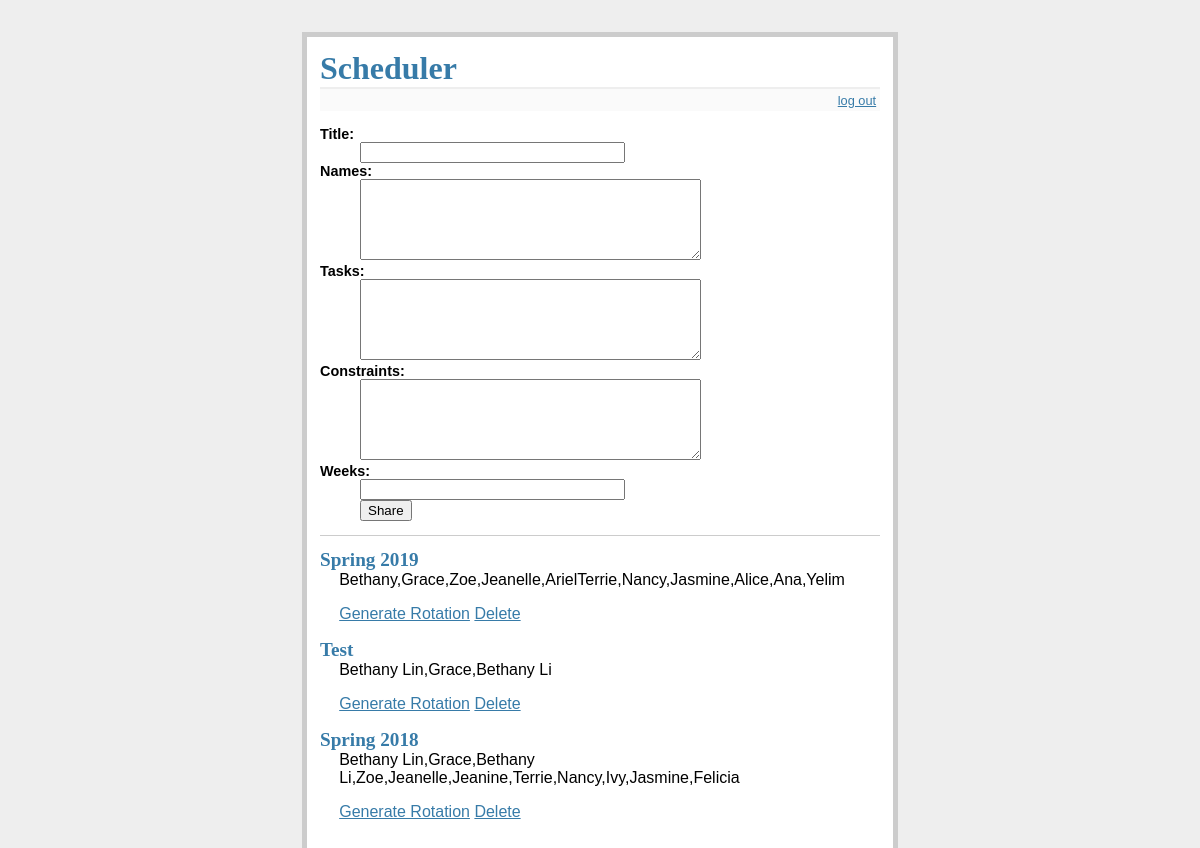
The page / (signed in) on the database its author committed.
### tables this page shows
CREATE TABLE entries (
  id integer primary key autoincrement,
  title text not null,
  'names' text not null,
  'chores' text not null,
  'constraints' text,
  'weeks' integer
);

### flaskr.py (the view)
@app.route('/')
def show_entries():
    db = get_db()
    cur = db.execute('select title, names, chores, constraints, weeks from entries order by id desc')
    entries = cur.fetchall()
    return render_template('show_entries.html', entries=entries)

### flaskr.py (called while the page is built)
def connect_db():
    rv = sqlite3.connect(app.config['DATABASE'])
    rv.row_factory = sqlite3.Row
    return rv

def get_db():
    if not hasattr(g, 'sqlite_db'):
        g.sqlite_db = connect_db()
    return g.sqlite_db

### templates/show_entries.html (shortened to what this page needs)
{% extends "layout.html" %}
{% block body %}
  {% if session.logged_in %}
    <form action="{{ url_for('add_entry') }}" method=post class=add-entry>
      <dl>
        <dt>Title:
        <dd><input type=text size=30 name=title>
        <dt>Names:
        <dd><textarea name=names rows=5 cols=40></textarea>
        <dt>Tasks:
        <dd><textarea name=chores rows=5 cols=40></textarea>
        <dt>Constraints:
        <dd><textarea name=constraints rows=5 cols=40></textarea>
        <dt>Weeks:
        <dd><input type=integer size=30 name=weeks>
        <dd><input type=submit value=Share>
      </dl>
    </form>
  {% endif %}
  <ul class=entries>
  {% for entry in entries %}
    <li><h2>{{ entry.title }}</h2>{{ entry.names|safe }}
      <P>
      <a href="{{ url_for('generate_rotation', entry_title = entry.title) }}">Generate Rotation</a>
      <a href="{{ url_for('delete_entry', entry_title = entry.title) }}">Delete</a>
      </P>
  {% else %}
    <li><em>Enter names, tasks, and contstraints separated by commas.</em>
  {% endfor %}
  </ul>
{% endblock %}

### static/style.css (style rules this page uses)
a, h1, h2 { color: #377ba8; }
h1, h2 { font-family: 'Georgia', serif; margin: 0; }
h2 { font-size: 1.2em; }
.entries { list-style: none; margin: 0; padding: 0; }
.entries li { margin: 0.8em 1.2em; }
.entries li h2 { margin-left: -1em; }
.add-entry { font-size: 0.9em; border-bottom: 1px solid #ccc; }
.add-entry dl { font-weight: bold; }

### rows shown on the page
entries: title "Spring 2019", names "Bethany,Grace,Zoe,Jeanelle,ArielTerrie,Nancy,Jasmine,Alice,Ana,Yelim"
entries: title "Test", names "Bethany Lin,Grace,Bethany Li"
entries: title "Spring 2018", names "Bethany Lin,Grace,Bethany Li,Zoe,Jeanelle,Jeanine,Terrie,Nancy,Ivy,Jasmine,Felicia"
